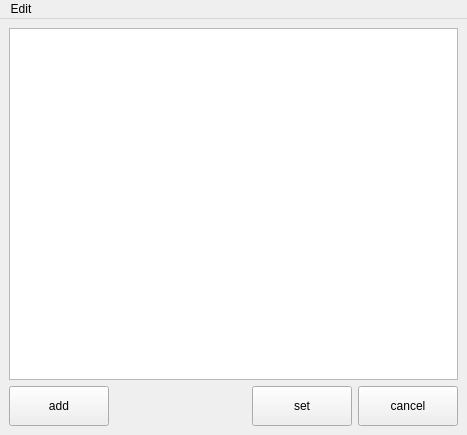
<?xml version="1.0" encoding="UTF-8"?>
<ui version="4.0">
 <class>MainWindow</class>
 <widget class="QMainWindow" name="MainWindow">
  <property name="geometry">
   <rect>
    <x>0</x>
    <y>0</y>
    <width>467</width>
    <height>435</height>
   </rect>
  </property>
  <property name="windowTitle">
   <string>MainWindow</string>
  </property>
  <widget class="QWidget" name="centralwidget">
   <layout class="QVBoxLayout" name="verticalLayout">
    <item>
     <widget class="View" name="tableView">
      <property name="wordWrap">
       <bool>false</bool>
      </property>
      <attribute name="horizontalHeaderDefaultSectionSize">
       <number>150</number>
      </attribute>
     </widget>
    </item>
    <item>
     <layout class="QHBoxLayout" name="horizontalLayout">
      <item>
       <widget class="QPushButton" name="addButton">
        <property name="minimumSize">
         <size>
          <width>100</width>
          <height>40</height>
         </size>
        </property>
        <property name="text">
         <string>add</string>
        </property>
       </widget>
      </item>
      <item>
       <spacer name="horizontalSpacer">
        <property name="orientation">
         <enum>Qt::Horizontal</enum>
        </property>
        <property name="sizeHint" stdset="0">
         <size>
          <width>40</width>
          <height>20</height>
         </size>
        </property>
       </spacer>
      </item>
      <item>
       <widget class="QPushButton" name="setButton">
        <property name="minimumSize">
         <size>
          <width>100</width>
          <height>40</height>
         </size>
        </property>
        <property name="text">
         <string>set</string>
        </property>
       </widget>
      </item>
      <item>
       <widget class="QPushButton" name="cancelButton">
        <property name="minimumSize">
         <size>
          <width>100</width>
          <height>40</height>
         </size>
        </property>
        <property name="text">
         <string>cancel</string>
        </property>
       </widget>
      </item>
     </layout>
    </item>
   </layout>
  </widget>
  <widget class="QMenuBar" name="menubar">
   <property name="geometry">
    <rect>
     <x>0</x>
     <y>0</y>
     <width>467</width>
     <height>21</height>
    </rect>
   </property>
   <widget class="QMenu" name="menuEdit">
    <property name="title">
     <string>Edit</string>
    </property>
    <addaction name="actionCopy"/>
    <addaction name="actionPaste"/>
    <addaction name="separator"/>
    <addaction name="actionUp"/>
    <addaction name="actionDown"/>
    <addaction name="separator"/>
    <addaction name="actionDelete"/>
   </widget>
   <addaction name="menuEdit"/>
  </widget>
  <action name="actionCopy">
   <property name="text">
    <string>Copy</string>
   </property>
   <property name="shortcut">
    <string>Ctrl+C</string>
   </property>
  </action>
  <action name="actionPaste">
   <property name="text">
    <string>Paste</string>
   </property>
   <property name="shortcut">
    <string>Ctrl+V</string>
   </property>
  </action>
  <action name="actionUp">
   <property name="text">
    <string>Up</string>
   </property>
   <property name="shortcut">
    <string>Alt+Up</string>
   </property>
  </action>
  <action name="actionDown">
   <property name="text">
    <string>Down</string>
   </property>
   <property name="shortcut">
    <string>Alt+Down</string>
   </property>
  </action>
  <action name="actionDelete">
   <property name="text">
    <string>Delete</string>
   </property>
   <property name="shortcut">
    <string>Ctrl+Del</string>
   </property>
  </action>
 </widget>
 <customwidgets>
  <customwidget>
   <class>View</class>
   <extends>QTableView</extends>
   <header>rs.gui.basic_table</header>
  </customwidget>
 </customwidgets>
 <resources/>
 <connections/>
</ui>
